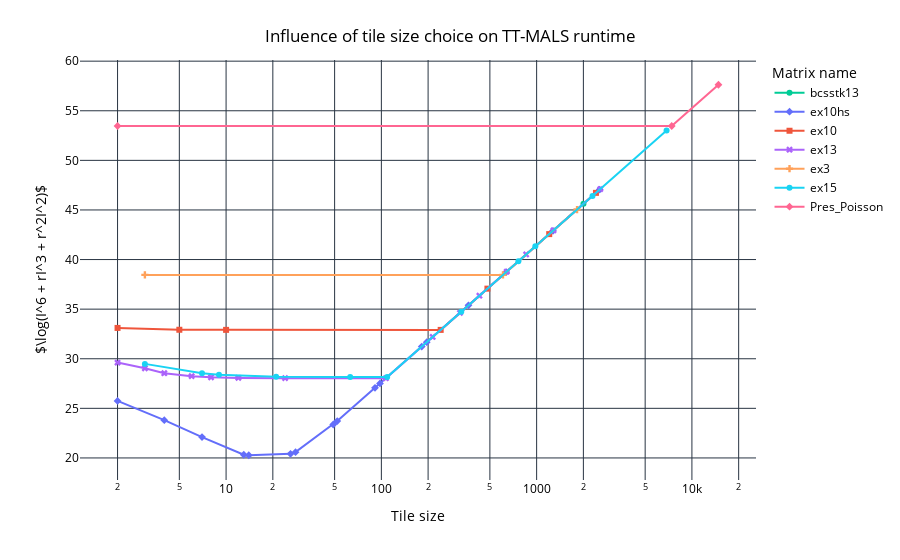

Notebook source saved alongside this figure:
### Markdown cell above
Tile size choice effects (baseline)

### Code cell
# Tile size choice influence on TT-MALS runtime
fig = px.line(baseline_df, x="tile_size", y="log_obj_func", color='matrix_name', symbol="matrix_name", markers=True, log_x=True,
              color_discrete_map=matrix_color_map,
              labels={
                     "tile_size": "Tile size",
                     "matrix_name": "Matrix name",
                 }
              )
fig.update_layout(
    title={
        'text': "Influence of tile size choice on TT-MALS runtime",
        'x':0.5,
        'xanchor': 'center',
        'yanchor': 'top'
    },
    plot_bgcolor='white',   # Plot area background color
    paper_bgcolor='white',  # Entire figure background color
    font=dict(color='black'), # Font color
    yaxis_title=r'$\log(I^6 + rI^3 + r^2I^2)$'
)
fig.show()
fig.write_image("plots/baseline_tile_size_vs_log_obj_func.pdf")

### Figure 1 — Plotly figure (JSON) as saved in the notebook; plotly's stock layout.template omitted (floating-point values rounded to 4 significant figures)
{"data": [{"hovertemplate": "Matrix name=bcsstk13<br>Tile size=%{x}<br>log_obj_func=%{y}<extra></extra>", "legendgroup": "bcsstk13", "line": {"color": "#00CC96", "dash": "solid"}, "marker": {"symbol": "circle"}, "mode": "lines+markers", "name": "bcsstk13", "orientation": "v", "showlegend": true, "x": [2003.0], "xaxis": "x", "y": [45.61], "yaxis": "y", "type": "scatter"}, {"hovertemplate": "Matrix name=ex10hs<br>Tile size=%{x}<br>log_obj_func=%{y}<extra></extra>", "legendgroup": "ex10hs", "line": {"color": "#636EFA", "dash": "solid"}, "marker": {"symbol": "diamond"}, "mode": "lines+markers", "name": "ex10hs", "orientation": "v", "showlegend": true, "x": [2.0, 4.0, 7.0, 13.0, 14.0, 26.0, 28.0, 49.0, 52.0, 91.0, 98.0, 182.0, 196.0, 364.0, 637.0, 1274.0, 2548.0], "xaxis": "x", "y": [25.75, 23.81, 22.1, 20.32, 20.27, 20.41, 20.58, 23.37, 23.72, 27.07, 27.51, 31.22, 31.67, 35.38, 38.74, 42.9, 47.06], "yaxis": "y", "type": "scatter"}, {"hovertemplate": "Matrix name=ex10<br>Tile size=%{x}<br>log_obj_func=%{y}<extra></extra>", "legendgroup": "ex10", "line": {"color": "#EF553B", "dash": "solid"}, "marker": {"symbol": "square"}, "mode": "lines+markers", "name": "ex10", "orientation": "v", "showlegend": true, "x": [2.0, 5.0, 10.0, 241.0, 482.0, 1205.0, 2410.0], "xaxis": "x", "y": [33.11, 32.92, 32.91, 32.91, 37.07, 42.57, 46.72], "yaxis": "y", "type": "scatter"}, {"hovertemplate": "Matrix name=ex13<br>Tile size=%{x}<br>log_obj_func=%{y}<extra></extra>", "legendgroup": "ex13", "line": {"color": "#AB63FA", "dash": "solid"}, "marker": {"symbol": "x"}, "mode": "lines+markers", "name": "ex13", "orientation": "v", "showlegend": true, "x": [2.0, 3.0, 4.0, 6.0, 8.0, 12.0, 24.0, 107.0, 214.0, 321.0, 428.0, 642.0, 856.0, 1284.0, 2568.0], "xaxis": "x", "y": [29.61, 29.04, 28.54, 28.25, 28.14, 28.07, 28.04, 28.04, 32.2, 34.63, 36.35, 38.79, 40.51, 42.95, 47.11], "yaxis": "y", "type": "scatter"}, {"hovertemplate": "Matrix name=ex3<br>Tile size=%{x}<br>log_obj_func=%{y}<extra></extra>", "legendgroup": "ex3", "line": {"color": "#FFA15A", "dash": "solid"}, "marker": {"symbol": "cross"}, "mode": "lines+markers", "name": "ex3", "orientation": "v", "showlegend": true, "x": [3.0, 607.0, 1821.0], "xaxis": "x", "y": [38.45, 38.45, 45.04], "yaxis": "y", "type": "scatter"}, {"hovertemplate": "Matrix name=ex15<br>Tile size=%{x}<br>log_obj_func=%{y}<extra></extra>", "legendgroup": "ex15", "line": {"color": "#19D3F3", "dash": "solid"}, "marker": {"symbol": "circle"}, "mode": "lines+markers", "name": "ex15", "orientation": "v", "showlegend": true, "x": [3.0, 7.0, 9.0, 21.0, 63.0, 109.0, 327.0, 763.0, 981.0, 2289.0, 6867.0], "xaxis": "x", "y": [29.48, 28.54, 28.39, 28.19, 28.15, 28.15, 34.74, 39.82, 41.33, 46.42, 53.01], "yaxis": "y", "type": "scatter"}, {"hovertemplate": "Matrix name=Pres_Poisson<br>Tile size=%{x}<br>log_obj_func=%{y}<extra></extra>", "legendgroup": "Pres_Poisson", "line": {"color": "#FF6692", "dash": "solid"}, "marker": {"symbol": "diamond"}, "mode": "lines+markers", "name": "Pres_Poisson", "orientation": "v", "showlegend": true, "x": [2.0, 7411.0, 14820.0], "xaxis": "x", "y": [53.46, 53.46, 57.62], "yaxis": "y", "type": "scatter"}], "layout": {"xaxis": {"anchor": "y", "domain": [0.0, 1.0], "title": {"text": "Tile size"}, "type": "log"}, "yaxis": {"anchor": "x", "domain": [0.0, 1.0], "title": {"text": "$\\log(I^6 + rI^3 + r^2I^2)$"}}, "legend": {"title": {"text": "Matrix name"}, "tracegroupgap": 0}, "margin": {"t": 60}, "title": {"text": "Influence of tile size choice on TT-MALS runtime", "x": 0.5, "xanchor": "center", "yanchor": "top"}, "font": {"color": "black"}, "plot_bgcolor": "white", "paper_bgcolor": "white"}}
